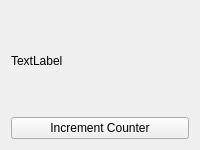
<?xml version="1.0" encoding="UTF-8"?>
<ui version="4.0">
 <class>Page3</class>
 <widget class="QWidget" name="Page3">
  <property name="geometry">
   <rect>
    <x>0</x>
    <y>0</y>
    <width>200</width>
    <height>150</height>
   </rect>
  </property>
  <property name="windowTitle">
   <string>Page 3</string>
  </property>
  <layout class="QVBoxLayout" name="verticalLayout">
   <item>
    <widget class="QLabel" name="label">
     <property name="text">
      <string>TextLabel</string>
     </property>
    </widget>
   </item>
   <item>
    <widget class="QPushButton" name="button">
     <property name="text">
      <string>Increment Counter</string>
     </property>
    </widget>
   </item>
  </layout>
 </widget>
 <resources/>
 <connections/>
</ui>
